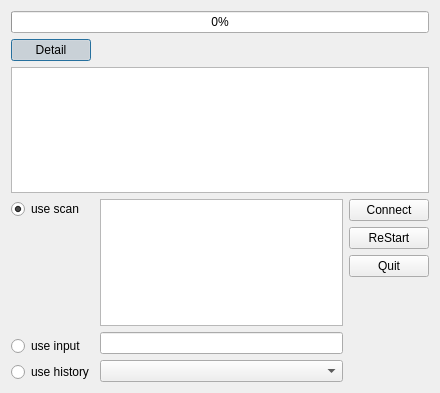
<?xml version="1.0" encoding="UTF-8"?>
<ui version="4.0">
 <class>ScanIpDiaog</class>
 <widget class="QDialog" name="ScanIpDiaog">
  <property name="geometry">
   <rect>
    <x>0</x>
    <y>0</y>
    <width>440</width>
    <height>393</height>
   </rect>
  </property>
  <property name="windowTitle">
   <string>Connection</string>
  </property>
  <layout class="QVBoxLayout" name="mainLayout">
   <item>
    <widget class="QProgressBar" name="progressBar">
     <property name="value">
      <number>0</number>
     </property>
    </widget>
   </item>
   <item>
    <layout class="QHBoxLayout" name="horizontalLayout_3">
     <item>
      <widget class="QPushButton" name="detail_btn">
       <property name="text">
        <string>Detail</string>
       </property>
       <property name="checkable">
        <bool>true</bool>
       </property>
       <property name="checked">
        <bool>true</bool>
       </property>
      </widget>
     </item>
     <item>
      <spacer name="horizontalSpacer">
       <property name="orientation">
        <enum>Qt::Horizontal</enum>
       </property>
       <property name="sizeHint" stdset="0">
        <size>
         <width>40</width>
         <height>20</height>
        </size>
       </property>
      </spacer>
     </item>
    </layout>
   </item>
   <item>
    <widget class="QTextBrowser" name="textBrowser"/>
   </item>
   <item>
    <layout class="QHBoxLayout" name="horizontalLayout">
     <item>
      <layout class="QVBoxLayout" name="verticalLayout_2">
       <item>
        <widget class="QRadioButton" name="scan_radio">
         <property name="minimumSize">
          <size>
           <width>0</width>
           <height>20</height>
          </size>
         </property>
         <property name="text">
          <string>use scan</string>
         </property>
         <property name="checked">
          <bool>true</bool>
         </property>
        </widget>
       </item>
       <item>
        <spacer name="verticalSpacer">
         <property name="orientation">
          <enum>Qt::Vertical</enum>
         </property>
         <property name="sizeType">
          <enum>QSizePolicy::Expanding</enum>
         </property>
         <property name="sizeHint" stdset="0">
          <size>
           <width>20</width>
           <height>70</height>
          </size>
         </property>
        </spacer>
       </item>
       <item>
        <widget class="QRadioButton" name="input_radio">
         <property name="minimumSize">
          <size>
           <width>0</width>
           <height>20</height>
          </size>
         </property>
         <property name="text">
          <string>use input</string>
         </property>
        </widget>
       </item>
       <item>
        <widget class="QRadioButton" name="history_ratio">
         <property name="minimumSize">
          <size>
           <width>0</width>
           <height>20</height>
          </size>
         </property>
         <property name="text">
          <string>use history</string>
         </property>
        </widget>
       </item>
      </layout>
     </item>
     <item>
      <layout class="QVBoxLayout" name="verticalLayout_3">
       <item>
        <widget class="QListWidget" name="listWidget"/>
       </item>
       <item>
        <widget class="QLineEdit" name="input_edit"/>
       </item>
       <item>
        <widget class="QComboBox" name="comboBox"/>
       </item>
      </layout>
     </item>
     <item>
      <layout class="QVBoxLayout" name="verticalLayout">
       <item>
        <widget class="QPushButton" name="connect_btn">
         <property name="text">
          <string>Connect</string>
         </property>
        </widget>
       </item>
       <item>
        <widget class="QPushButton" name="reStart_btn">
         <property name="text">
          <string>ReStart</string>
         </property>
        </widget>
       </item>
       <item>
        <widget class="QPushButton" name="quit_btn">
         <property name="text">
          <string>Quit</string>
         </property>
        </widget>
       </item>
       <item>
        <spacer name="verticalSpacer_3">
         <property name="orientation">
          <enum>Qt::Vertical</enum>
         </property>
         <property name="sizeHint" stdset="0">
          <size>
           <width>20</width>
           <height>40</height>
          </size>
         </property>
        </spacer>
       </item>
      </layout>
     </item>
    </layout>
   </item>
  </layout>
 </widget>
 <resources/>
 <connections/>
</ui>
